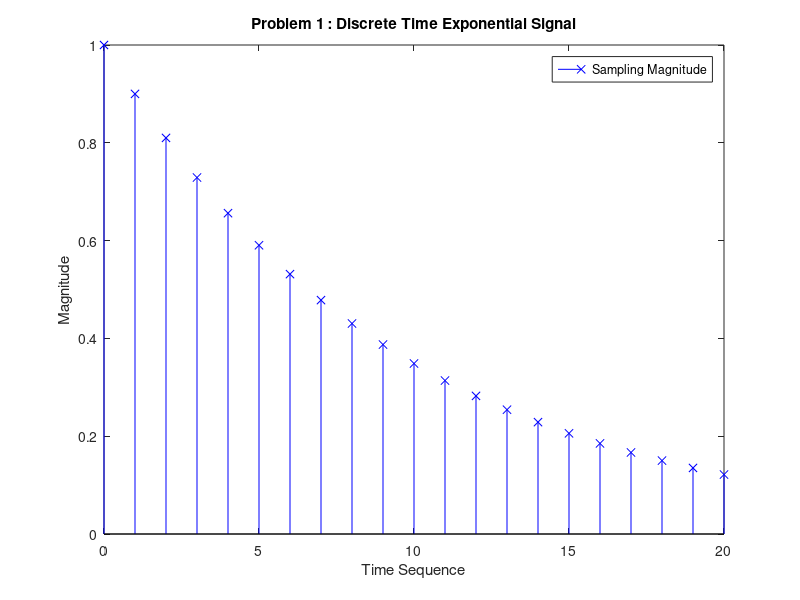

This figure's MATLAB source:
clc;
clear;
%Creating the time sequences
t=0:1:20;
%Creating the input signal x[n]=(0.9)^(n) with the Matlab linear algrbra
x=ones(1,length(t)).*(0.9.^(t(1,:)));
stem(t,x,'bx');
title('Problem 1 : Discrete Time Exponential Signal');
ylabel('Magnitude');
xlabel('Time Sequence');
legend('Sampling Magnitude');